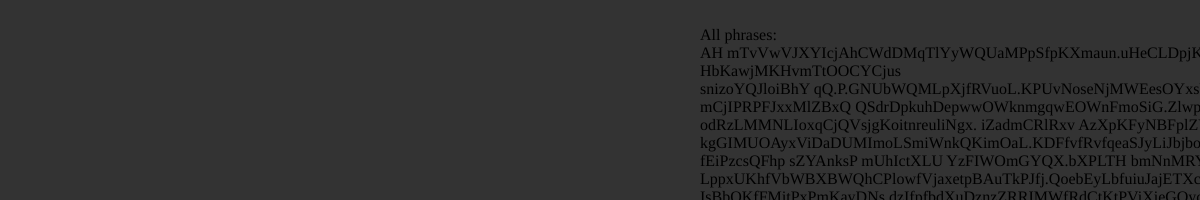
Frame 1 (no input)
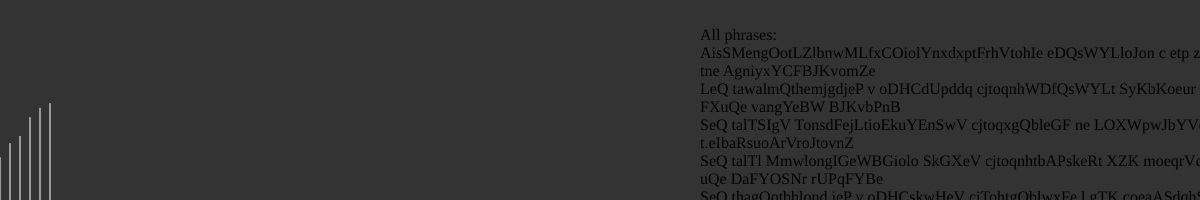
Frame 60 (no input)
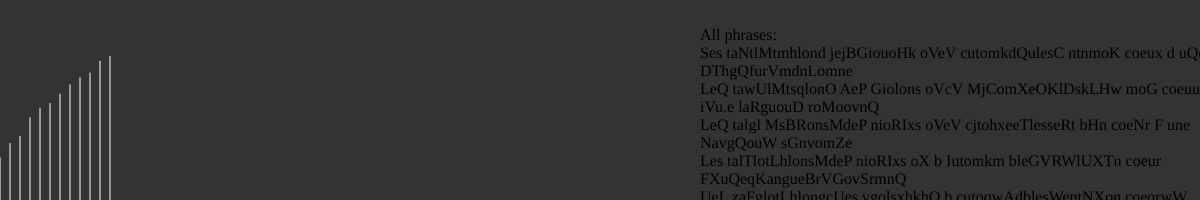
Frame 120 (the mouse pressed at the canvas centre since frame 60)

The p5.js sketch that drew these frames (run headless with seeded random() and noise() and a simulated clock; from frame 60 on, the mouse is pressed at the canvas centre):

// p5.js sketch
// ── sketch.js
var goal;
var size;
var mutation;
var pop;

var bestPhrase;
var allPhrases;
var stats;
var slider1;
var slider2;

var cou = 5;
var dr = [];

function setup(){
  bestPhrase = createP("Best Phrase :");
  bestPhrase.class("best");
  allPhrases = createP("All phrases:");
  allPhrases.position(700,10);
  allPhrases.class("all");
  stats = createP("Stats");
  //stats.position(10,200);
  // stats.class("stats");
  slider1 = createSlider(1,100000,30000,100);
  slider2 = createSlider(0,1,0.1,0.001);
  goal = "Les sanglots long des violons de l automne blessent mon coeur d une langueur montomne";	
  size = slider1.value();
  mutation = slider2.value();
  pop = new population(goal,size,mutation);
  createCanvas(1200,200);
  }

function draw(){
  background(51);
	pop.createpool();
  size = floor(map(pow(slider1.value(),3),1,pow(100000,3),1,100000));
  mutation = pow(slider2.value(),3);
  pop.updateValues(size,mutation);
  pop.generate();
  pop.calculFitness();
  pop.evaluate();
if(pop.getGenerations()%10==0){
    // t += population.getAverageFitness() + "<br>";
    dr.push(pop.worldrecord);
  }
  for(var i = 0;i<dr.length;i++){
      cou += 5;
      stroke(255);
      line(10*i,200,10*i,200-(dr[i]*200));
  }
  // a = pop.isfinished();
  // print(a);
  if(pop.isfinished()){
    print("finished");
    stroke(255);
    line(10*dr.length+1,200,10*dr.length+1,200-(pop.worldrecord*200));
    noLoop();
  }
  displayInfo();
}

function displayInfo() {
  // Display current status of population
  var answer = pop.getBest();
  
  bestPhrase.html("Best phrase:<br>" + answer);
  
  var statstext = "total generations:     " + pop.getGenerations() + "<br>";
  statstext +=    "average fitness:       " + nf(pop.getAverageFitness()) + "<br>";
  statstext +=    "total population:      " + size + "<br>";
  statstext +=    "mutation rate:         " + mutation * 100 + "%";
  
  stats.html(statstext);
  allPhrases.html("All phrases:<br>" + pop.allPhrases());
}
// ── adn.js
function newchar(){
	var alphabet = ['a','b','c','d','e','f','g','h','i','j','k','l','m','n','o','p','q','r','s','t','u','v','w','x','y','z','A','B','C','D','E','F','G','H','I','J','K','L','M','N','O','P','Q','R','S','T','U','V','W','X','Y','Z','.',' '];
	var a = floor(random(alphabet.length));
	return alphabet[a];
}

function adn(size){
	this.genes = [];
	this.fitness;
	for(var i = 0;i<size;i++){
		this.genes[i] = newchar();
	}
	this.getPhrase = function() {
    	return this.genes.join("");
  	}

	this.calcFitness = function(goal){
		var ressemblance = 0;
		for(var i = 0;i<size;i++){
			if(this.genes[i] == goal.charAt(i)){
				ressemblance += 1;
			}
		}
		// print("ressemblance");
		// print(ressemblance);
		this.fitness = ressemblance/goal.length;
	}
	
	this.mutate = function(mutation){
		for(var i = 0;i<size;i++){
			if (random(1)<mutation) {
				this.genes[i] = newchar();
				// print("mutation");
				// print(this.getPhrase);
			}
		}

	}
	this.crossover = function(other){
		var child = new adn(size);
		var a = floor(random(size));
		// print("a = ");
		// print(a);
		for(var i = 0;i<size;i++){
			if (i<a){
				child.genes[i] = this.genes[i];
				// print("yes");
			}
			else {
				child.genes[i] = other.genes[i];
				// print("no");
			}
		}
		// print("");
		// print(a);
		// print(this.getPhrase());
		// print(other.getPhrase());
		// print(child.getPhrase());
		return child;
	}
}
// ── population.js
function population(f,g,h){
	this.pop;
	this.pool;
	this.generations = 0;
	this.finished = false;
	this.goal = f;
	this.mutationRate = h;
	this.perfectScore = 1;
	this.worldrecord = 0;
	this.best = "";
	this.pop = [];
	for(var i = 0;i<g;i++){
		this.pop[i] = new adn(this.goal.length);
		// print(this.pop[i].getPhrase());
	}
		this.pool = [];

	this.calculFitness = function(){
		for(var i = 0;i<g;i++){
			this.pop[i].calcFitness(this.goal);
		}
	}
	this.calculFitness();

	this.getBest = function() {
    	return this.best;
  	}

	this.createpool = function(){
		this.pool = [];
		var maxfitness = 0;
		for(var i = 0;i<g;i++){
			if(this.pop[i].fitness>	maxfitness){
				maxfitness = this.pop[i].fitness;
			}
		}
		// print(this.getmaxfitness);
		for(var i = 0;i<g;i++){
			var number = floor(map(this.pop[i].fitness,0,maxfitness,0,100));
			for(var j = 0;j<number;j++){
				this.pool.push(this.pop[i]);
			}
		}
	}
	this.getGenerations = function() {
    	return this.generations;
    	// print(this.generations);
  	}
  	this.getAverageFitness = function() {
	    var total = 0;
	    for (var i = 0; i < g; i++) {
	      total += this.pop[i].fitness;
	    }
	    return total / (g);
	  }

	this.generate = function(){
    	for(var i = 0;i<g;i++){
    		var a = floor(random(this.pool.length));
    		var b = floor(random(this.pool.length));
    		// print(this.pool[a]);
    		var avalue = this.pool[a];
    		var bvalue = this.pool[b];
    		// print(this.pool[a].getPhrase());
    		var child = avalue.crossover(bvalue);
    		child.mutate(this.mutationRate);
    		this.pop[i] = child;
    	}
    	this.generations ++;
  	}

  	
  	this.isfinished = function(){
  		return this.finished;
  	}
  	this.updateValues = function(a,b){
    	this.mutationRate = b;
    	g = a;
  	}
  	this.evaluate = function() {
	    this.worldrecord = 0.0;
	    var index = 0;
	    for (var i = 0; i < g; i++) {
	      if (this.pop[i].fitness > this.worldrecord) {
	        index = i;
	        this.worldrecord = this.pop[i].fitness;
	      }
	    }
	    // print(this.worldrecord);
	    this.best = this.pop[index].getPhrase();
	    if (this.worldrecord === this.perfectScore) {
	      this.finished = true;
	    }
  	}

  	this.allPhrases = function() {
	  var everything = "";
	  
	  var displayLimit = min(g,50);
	  
	  
	  for (var i = 0; i < displayLimit; i++) {
	    everything += this.pop[i].getPhrase() + "<br>";
	  }
	  return everything;
	}
}
